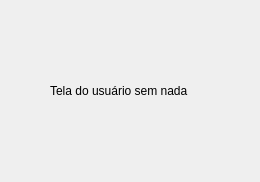
<?xml version="1.0" encoding="UTF-8"?>
<ui version="4.0">
 <class>Dialog</class>
 <widget class="QDialog" name="Dialog">
  <property name="geometry">
   <rect>
    <x>0</x>
    <y>0</y>
    <width>260</width>
    <height>182</height>
   </rect>
  </property>
  <property name="windowTitle">
   <string>Dialog</string>
  </property>
  <widget class="QLabel" name="label">
   <property name="geometry">
    <rect>
     <x>50</x>
     <y>80</y>
     <width>301</width>
     <height>21</height>
    </rect>
   </property>
   <property name="text">
    <string>Tela do usuário sem nada</string>
   </property>
  </widget>
 </widget>
 <resources/>
 <connections/>
</ui>
